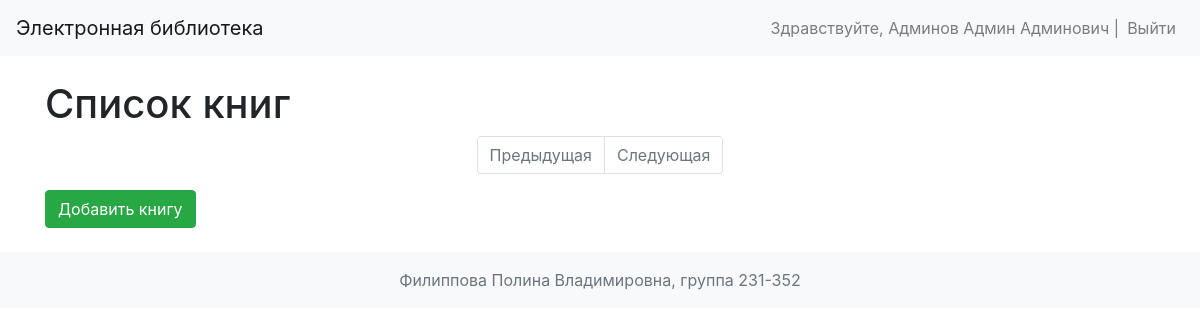
Screenshot of / (signed in) with the database file from the repository.
### models.py (models this page shows, shortened)
class User(UserMixin, db.Model):
    id = db.Column(db.Integer, primary_key=True)
    username = db.Column(db.String(80), unique=True, nullable=False)
    password_hash = db.Column(db.String(128), nullable=False)
    first_name = db.Column(db.String(50), nullable=False)
    last_name = db.Column(db.String(50), nullable=False)
    middle_name = db.Column(db.String(50))
    role_id = db.Column(db.Integer, db.ForeignKey('role.id'), nullable=False)
    role = db.relationship('Role', backref=db.backref('users', lazy=True))
    reviews = db.relationship('Review', backref='author', lazy=True)

### routes.py (the view, shortened to what this page needs)
@routes_bp.route('/')
def index():
    page = request.args.get('page', 1, type=int)
    books = Book.query.order_by(Book.year.desc()).paginate(page=page, per_page=10)
    approved_status = ReviewStatus.query.filter_by(name='одобрена').first()
    book_data = []
    return render_template('index.html', books=books, book_data=book_data)

### app.py (called while the page is built)
@login_manager.user_loader
def load_user(user_id):
    return User.query.get(int(user_id))

### templates/index.html (shortened to what this page needs)
{% extends 'base.html' %}
{% block content %}
    <h1>Список книг</h1>
    <nav aria-label="Page navigation">
        <ul class="pagination justify-content-center">
            {% if books.has_prev %}
                <li class="page-item"><a class="page-link" href="{{ url_for('routes.index', page=books.prev_num) }}">Предыдущая</a></li>
            {% else %}
                <li class="page-item disabled"><span class="page-link">Предыдущая</span></li>
            {% endif %}
            {% if books.has_next %}
                <li class="page-item"><a class="page-link" href="{{ url_for('routes.index', page=books.next_num) }}">Следующая</a></li>
            {% else %}
                <li class="page-item disabled"><span class="page-link">Следующая</span></li>
            {% endif %}
        </ul>
    </nav>
    {% if current_user.is_authenticated and current_user.role.name == 'administrator' %}
        <a href="{{ url_for('routes.add_book') }}" class="btn btn-success">Добавить книгу</a>
    {% endif %}
{% endblock %}

### templates/base.html (shortened to what this page needs)
<!DOCTYPE html>
<html lang="en">
<head>
    <link rel="stylesheet" href="https://stackpath.bootstrapcdn.com/bootstrap/4.5.2/css/bootstrap.min.css">
</head>
<body>
    <nav class="navbar navbar-expand-lg navbar-light bg-light">
        <a class="navbar-brand" href="{{ url_for('routes.index') }}">Электронная библиотека</a>
        <div class="collapse navbar-collapse" id="navbarNav">
            <ul class="navbar-nav ml-auto">
                {% if current_user.is_authenticated %}
                    <li class="nav-item">
                        <span class="navbar-text">
                            Здравствуйте, {{ current_user.last_name }} {{ current_user.first_name }} {{ current_user.middle_name }} |
                        </span>
                    </li>
                    <li class="nav-item">
                        <a class="nav-link" href="{{ url_for('routes.logout') }}">Выйти</a>
                    </li>
                {% else %}
                    <li class="nav-item">
                        <a class="nav-link" href="{{ url_for('routes.login') }}">Войти</a>
                    </li>
                {% endif %}
            </ul>
        </div>
    </nav>
    <div class="container mt-4">
        {% block content %}{% endblock %}
    </div>
    <footer class="footer mt-4 py-3 bg-light">
        <div class="container text-center">
            <span class="text-muted">Филиппова Полина Владимировна, группа 231-352</span>
        </div>
    </footer>
    <link rel="stylesheet" href="https://cdn.jsdelivr.net/simplemde/latest/simplemde.min.css">
</body>
</html>

### rows the page displays
User: last_name "Админов", first_name "Админ", middle_name "Админович"
